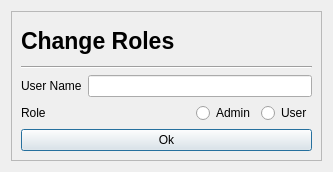
<?xml version="1.0" encoding="UTF-8"?>
<ui version="4.0">
 <class>changeRoleForm</class>
 <widget class="QDialog" name="changeRoleForm">
  <property name="geometry">
   <rect>
    <x>0</x>
    <y>0</y>
    <width>333</width>
    <height>172</height>
   </rect>
  </property>
  <property name="windowTitle">
   <string>Dialog</string>
  </property>
  <layout class="QGridLayout" name="gridLayout">
   <item row="0" column="0">
    <widget class="QFrame" name="frame">
     <property name="frameShape">
      <enum>QFrame::StyledPanel</enum>
     </property>
     <property name="frameShadow">
      <enum>QFrame::Raised</enum>
     </property>
     <layout class="QGridLayout" name="gridLayout_2">
      <item row="1" column="0">
       <widget class="Line" name="line">
        <property name="orientation">
         <enum>Qt::Horizontal</enum>
        </property>
       </widget>
      </item>
      <item row="0" column="0">
       <widget class="QLabel" name="label">
        <property name="font">
         <font>
          <pointsize>17</pointsize>
          <weight>75</weight>
          <bold>true</bold>
         </font>
        </property>
        <property name="text">
         <string>Change Roles</string>
        </property>
       </widget>
      </item>
      <item row="2" column="0">
       <layout class="QHBoxLayout" name="horizontalLayout_2">
        <item>
         <widget class="QLabel" name="label_2">
          <property name="text">
           <string>User Name</string>
          </property>
         </widget>
        </item>
        <item>
         <widget class="QLineEdit" name="username"/>
        </item>
       </layout>
      </item>
      <item row="3" column="0">
       <layout class="QHBoxLayout" name="horizontalLayout">
        <item>
         <widget class="QLabel" name="label_3">
          <property name="text">
           <string>Role</string>
          </property>
         </widget>
        </item>
        <item>
         <spacer name="horizontalSpacer">
          <property name="orientation">
           <enum>Qt::Horizontal</enum>
          </property>
          <property name="sizeHint" stdset="0">
           <size>
            <width>40</width>
            <height>20</height>
           </size>
          </property>
         </spacer>
        </item>
        <item>
         <widget class="QRadioButton" name="adminradio">
          <property name="text">
           <string>Admin</string>
          </property>
         </widget>
        </item>
        <item>
         <widget class="QRadioButton" name="userradio">
          <property name="text">
           <string>User</string>
          </property>
         </widget>
        </item>
       </layout>
      </item>
      <item row="4" column="0">
       <widget class="QPushButton" name="pushButton">
        <property name="text">
         <string>Ok</string>
        </property>
        <property name="default">
         <bool>true</bool>
        </property>
       </widget>
      </item>
     </layout>
    </widget>
   </item>
  </layout>
 </widget>
 <resources/>
 <connections/>
</ui>
